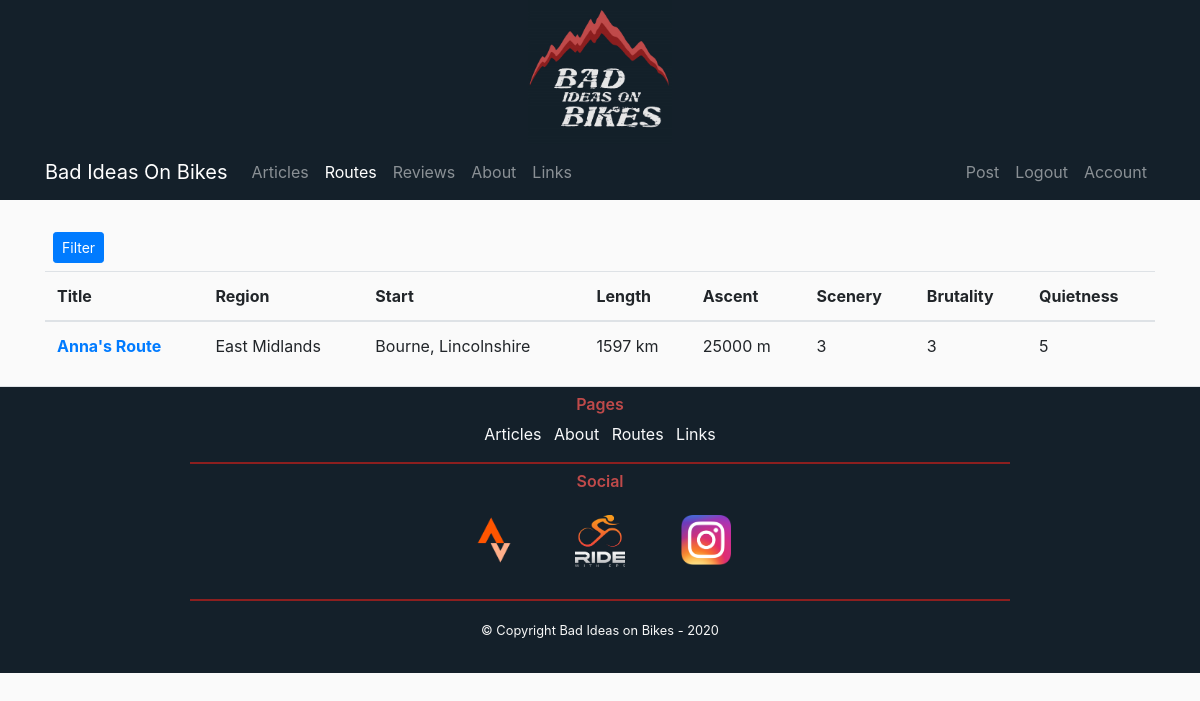
The app's page /routes (signed in) with its own data.
### flaskbiob/models.py (models this page shows, shortened)
class Routes(db.Model):
    id = db.Column(db.Integer, primary_key=True)
    title = db.Column(db.String(100), nullable=False)
    region = db.Column(db.String(100), nullable=False)
    starting_location = db.Column(db.String(100), nullable=False)
    starting_coordinates = db.Column(db.String(100), nullable=False)
    length = db.Column(db.Integer, nullable=False)
    ascent = db.Column(db.Integer, nullable=False)
    scenery = db.Column(db.Integer, nullable=False)
    brutality = db.Column(db.Integer, nullable=False)
    quietness = db.Column(db.Integer, nullable=False)
    description = db.Column(db.Text, nullable=False)
    link = db.Column(db.String(100), nullable=False)
    post = db.Column(db.Integer, db.ForeignKey("posts.id"), nullable=True)
    user = db.Column(db.Integer, db.ForeignKey("users.id"), nullable=False)

### flaskbiob/routes/routes.py (the view, shortened to what this page needs)
@routes.route("/routes", methods=["GET", "POST"])
def routesPage():
    form = RouteFilterForm()
    query = Routes.query
    my_routes = Routes.query.all()
    return render_template("Routes.html", my_routes=my_routes, form=form, filtered=False)

### flaskbiob/models.py (called while the page is built)
@login_manager.user_loader
def load_user(user_id):
    return Users.query.get(int(user_id))

### flaskbiob/templates/Routes.html (shortened to what this page needs)
{% extends "BASE.html" %}
{% block content %}
    <div class="row">
        <div class="col-md-12">
            <button class="btn btn-primary btn-sm m-2" type="button" data-toggle="collapse" data-target="#collapsefilters" aria-expanded="false" aria-controls="collapsefilters">
                Filter
            </button>
        </div>
        <div class="col-md-12">
            <table class="table">
                <thead>
                    <tr>
                        <th scope="col">Title</th>
                        <th scope="col">Region</th>
                        <th scope="col">Start</th>
                        <th scope="col">Length</th>
                        <th scope="col">Ascent</th>
                        <th scope="col">Scenery</th>
                        <th scope="col">Brutality</th>
                        <th scope="col">Quietness</th>
                    </tr>
                </thead>
                <tbody>
                {% for route in my_routes %}
                    <tr>
                        <th scope="row"><a href="{{ url_for('posts.postPage', post_id=route.post) }}">{{ route.title }}</a></th>
                        <td>{{ route.region }}</td>
                        <td>{{ route.starting_location }}</td>
                        <td>{{ route.length }} km</td>
                        <td>{{ route.ascent }} m</td>
                        <td>{{ route.scenery }}</td>
                        <td>{{ route.brutality }}</td>
                        <td>{{ route.quietness }}</td>
                    </tr>
                {% endfor %}
                </tbody>
            </table>
        </div>
    </div>
{% endblock content %}

### flaskbiob/static/main.css (style rules this page uses)
body { background: #fafafa; color: #333333; }

### records on screen
Routes: title "Anna's Route", region "East Midlands", starting_location "Bourne, Lincolnshire", length "1597", ascent "25000", scenery "3", brutality "3", quietness "5"
